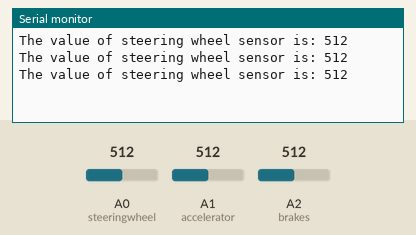
This sketch was run on a simulated Arduino Uno, built with avr-gcc and run on an emulated ATmega328P. Parts: the last lines printed to the serial monitor. Inputs (shaded band) come from the test bench; at power-on: A0 (steeringwheel) = 512, A1 (accelerator) = 512, A2 (brakes) = 512.

Above: at 1.3 s.
1.4 s: A0 (steeringwheel) set to 716
At 1.9 s:
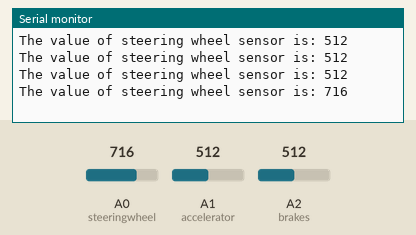
2.9 s: A0 (steeringwheel) set to 900
At 3.4 s:
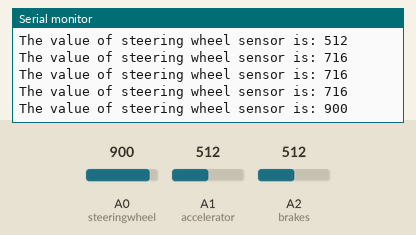
Timing chart, 0 to 5.9 s (numbered marks = the images above; inputs shaded):
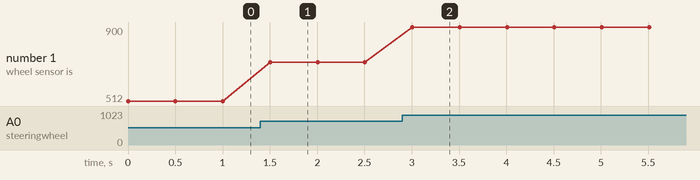

Measured:
- after the input at 1.4 s, the serial monitor: prints a new line after 0.10 s (image 1)
- after the input at 2.9 s, the serial monitor: prints a new line after 0.11 s (image 2)
- plotted number 1: 512 → 716 after the input at 1.4 s, 716 → 900 after the input at 2.9 s

The sketch:

start_code.ino
```cpp
int steeringwheel=A0;
int accelerator=A1;
int brakes=A2;
void setup(){
  Serial.begin(9600);
}
int steeringvalue;
int acceleratorvalue;
int brakesvalue;
void loop(){
  steeringvalue=analogRead(steeringwheel);

  Serial.print("The value of steering wheel sensor is: ");
  Serial.println(steeringvalue);

  acceleratorvalue=analogRead(accelerator);
  int new_accvalue=map(acceleratorvalue,300,1024,0,255);
  //Serial.print("The value of accelerator sensor is: ");
  //Serial.println(acceleratorvalue);
  brakesvalue=analogRead(brakes);
  int new_brakevalue=map(brakesvalue,300,920,0,255);
  //Serial.print("The value of brake sensor is: ");
  //Serial.println(brakesvalue);
  Serial.print("\n");
  delay(500);
}
```
